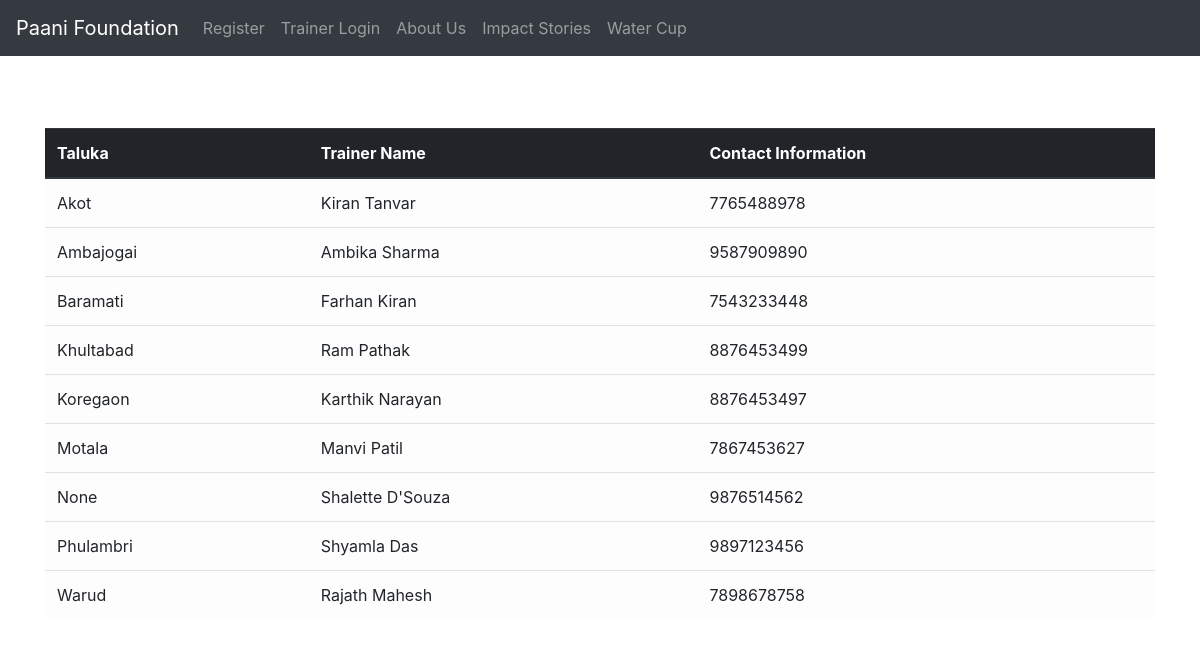
Screenshot of /trainerdisplay.php with the database file from the repository.
### tables this page shows
CREATE TABLE IF NOT EXISTS `trainer` (
  `trainer_id` int(11) NOT NULL AUTO_INCREMENT,
  `trainer_fname` varchar(50) NOT NULL,
  `trainer_lname` varchar(50) NOT NULL,
  `location_no` int(11) NOT NULL,
  `trainer_contact` bigint(20) NOT NULL,
  `trainer_password` varchar(255) NOT NULL DEFAULT '123456',
  PRIMARY KEY (`trainer_id`),
  UNIQUE KEY `trainer_contact` (`trainer_contact`),
  UNIQUE KEY `location_no` (`location_no`) USING BTREE
);

CREATE TABLE IF NOT EXISTS `location` (
  `location_no` int(11) NOT NULL AUTO_INCREMENT,
  `taluka` varchar(50) NOT NULL,
  `district` varchar(50) NOT NULL,
  `region` varchar(50) NOT NULL,
  `reg_year` int(4) NOT NULL,
  PRIMARY KEY (`location_no`),
  UNIQUE KEY `district` (`district`,`taluka`,`region`) USING BTREE,
  UNIQUE KEY `taluka` (`taluka`)
);

### trainerdisplay.php (the view, shortened to what this page needs)
<?php require 'includes/common.php'; ?>
<!doctype html>
<html lang="en">
  <head>
    <?php include 'includes/links.php' ?>
      <link rel="stylesheet" href="trainerLogin.css">
  </head>
  <body style="background-image: url('images/admin.jpg'); background-repeat: no-repeat;  background-size: cover;">
    <?php include 'includes/headers.php'?>
   <p><br><br></p>
   <p><br><br></p>
      <div class="container">
        <?php $query = "SELECT * from trainer natural join location where location_no!=1000000 order by taluka;";
        $data = mysqli_query($con, $query) or die(mysqli_error($con));
        $num = mysqli_num_rows($data);
        if($num == 0)
          echo '<div class=jumbotron"><h4>Oops! Looks like something went wrong.</h4></div>';
        else{
    ?>
      <table class="table table-light">
  <thead class="thead-dark">
    <tr>
      <th scope="col">Taluka</th>
      <th scope="col">Trainer Name</th>
      <th scope="col">Contact Information</th>
    </tr>
  </thead>
  <tbody>
    <?php
while($row=mysqli_fetch_array($data))
{
  ?>
  <tr><td><?php echo $row['taluka'];?></td> <td><?php echo $row['trainer_fname']." ".$row['trainer_lname'];?></td><td><?php echo $row['trainer_contact'];?></td></tr>
  <?php
}
}
?>
</table>
</div>
  </body>
</html>

### rows the page displays
trainer: location_no.taluka "Akot", trainer_fname "Kiran", trainer_lname "Tanvar", trainer_contact "7765488978"
trainer: location_no.taluka "Ambajogai", trainer_fname "Ambika", trainer_lname "Sharma", trainer_contact "9587909890"
trainer: location_no.taluka "Baramati", trainer_fname "Farhan", trainer_lname "Kiran", trainer_contact "7543233448"
trainer: location_no.taluka "Khultabad", trainer_fname "Ram", trainer_lname "Pathak", trainer_contact "8876453499"
trainer: location_no.taluka "Koregaon", trainer_fname "Karthik", trainer_lname "Narayan", trainer_contact "8876453497"
trainer: location_no.taluka "Motala", trainer_fname "Manvi", trainer_lname "Patil", trainer_contact "7867453627"
trainer: location_no.taluka "None", trainer_fname "Shalette", trainer_lname "D'Souza", trainer_contact "9876514562"
trainer: location_no.taluka "Phulambri", trainer_fname "Shyamla", trainer_lname "Das", trainer_contact "9897123456"
trainer: location_no.taluka "Warud", trainer_fname "Rajath", trainer_lname "Mahesh", trainer_contact "7898678758"
